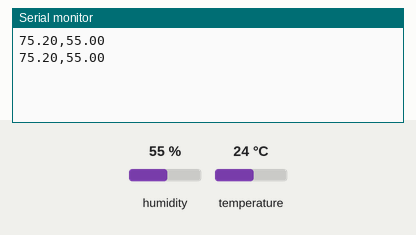
A sketch run on a simulated Arduino Mega 2560, built with avr-gcc and run on an emulated ATmega2560. Shown: the last lines printed to the serial monitor. Inputs (shaded band) come from the test bench; at power-on: humidity 55 %, temperature 24 °C.

Above: at 1.7 s.
1.8 s: humidity set to 22 %
At 2.9 s:
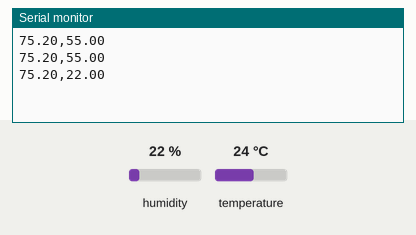
4.5 s: temperature set to 12 °C
At 6.1 s:
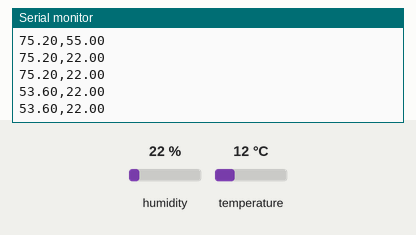
7.2 s: humidity set to 40 %
At 8.4 s:
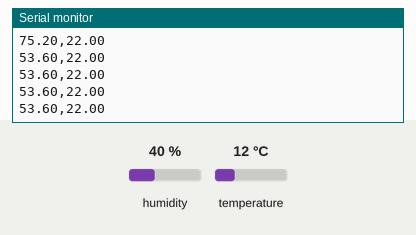
Timing chart, 0 to 10.2 s (numbered marks = the images above; inputs shaded):
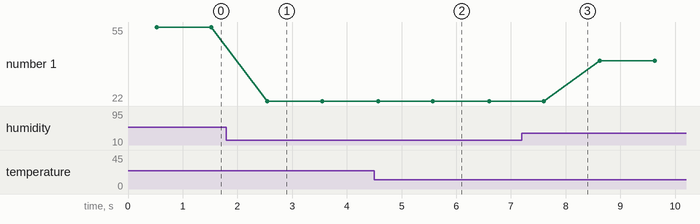

Measured:
- after the input at 1.8 s, the serial monitor: prints a new line after 0.75 s (image 1)
- after the input at 4.5 s, the serial monitor: prints a new line after 0.07 s (image 2)
- plotted number 1: 55 → 22 after the input at 1.8 s, 22 → 40 after the input at 7.2 s

The sketch:

temperature_DH11.ino
```cpp
// Display temperature using DHT11 using Arduino Mega
// DHT black wire to pin 2
// DHT white wire to pin 5v
// DHT brown wire to ground
// Paul McWhorter's class https://www.youtube.com/watch?v=kF6biceKwFY

#include "DHT.h"                //include DHT library
#define DHTPIN 2                //define which port will read DHT data
#define DHTTYPE DHT11           //define which type of DHT we're using

float tempF;
float tempC;
float humidity;
int setTime=500;
int dt=1000;

DHT TH(DHTPIN,DHTTYPE);         //pass to DHT library the TH object and pin and type

void setup(){
// put setup code here to run once
Serial.begin(115200);           //open serial port at 115200 baud
TH.begin();                     //start serial
delay(setTime);                 //delay
}

void loop(){
// main code goes here

//tempC=TH.readTemperature();   //celcius
tempF=TH.readTemperature(true); //read the temperature, true = faherenheit
humidity=TH.readHumidity();     //read the humidity

Serial.print(tempF);            //print temperature in F
Serial.print(",");              //print comma
Serial.println(humidity);       //print humidity
delay(dt);                      //delay of dt
}
```
